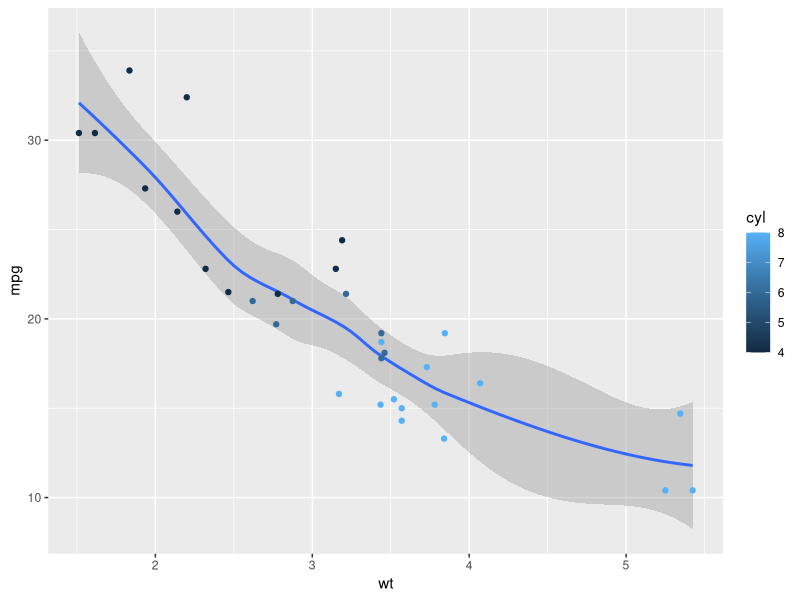

Source code (R):
## ---- chunk 1
library(tidyverse)
library(forecast)
library(lubridate)

# examine the dataset

head(mtcars)
# plotting

ggplot(mtcars, aes(x = wt, y = mpg, col = cyl)) + 
  geom_smooth() + 
  geom_point()

